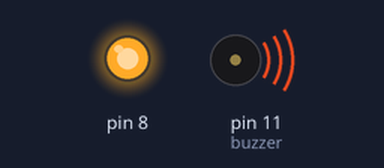
Bench run of a sketch on a simulated Arduino Uno, built with avr-gcc and run on an emulated ATmega328P. Parts: output pins drawn as LEDs (lit = HIGH), buzzer (waves = sounding).

Above: at 0.2 s.
At 2.7 s:
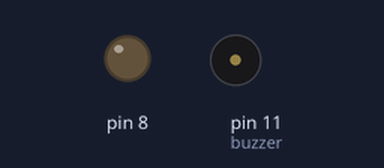
Timing chart, 0 to 5.2 s (numbered marks = the images above):
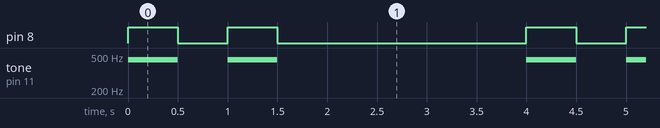

The sketch:

Arduino_Alarm.ino
```cpp
int buzzer = 11;

// The setup function is run only once when we press the reset or power the board
void setup()
{
  pinMode(8,OUTPUT);
}

// the loop function runs over and over again forever
void loop()
{
  int cnt = 0;

  do{
    cnt++;
    digitalWrite(8, HIGH);
    tone(buzzer, 450);
    delay(500);
    digitalWrite(8, LOW);
    noTone(buzzer);
    delay(500);
  }while(cnt<2);

  delay(2000);
}
```

Measured:
- by itself, pin 8: repeats every 4.0 s: LOW 0.50 s, HIGH 0.50 s, LOW 2.5 s, HIGH 0.50 s
- by itself, tone on pin 11 (buzzer): repeats every 4.0 s: silent 0.50 s, 450 Hz 0.50 s, silent 2.5 s, 450 Hz 0.50 s
